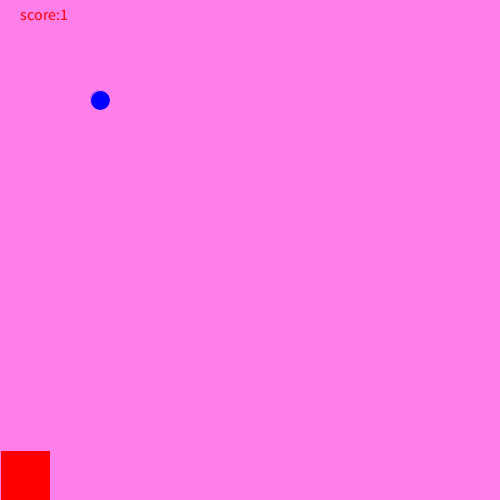
Frame 1 (no input)
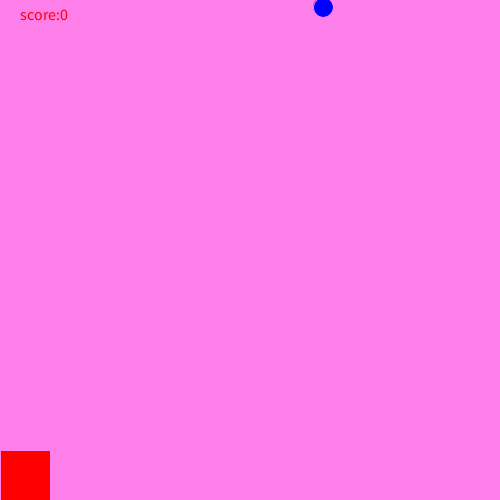
Frame 60 (the mouse pressed at the canvas centre just before this capture)
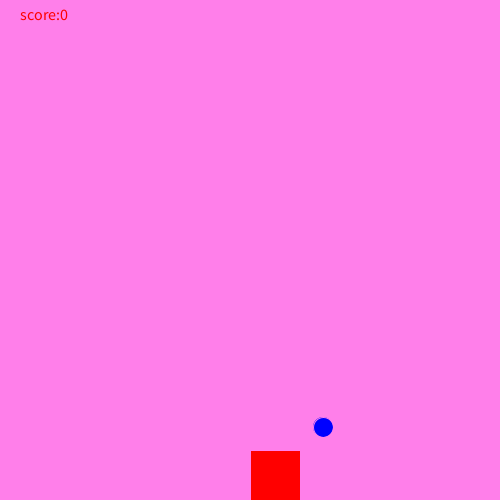
Frame 120 (the mouse held since frame 60 and released just before this capture)

The Processing sketch that drew these frames (run headless with seeded random() and noise(); from frame 60 on, the mouse is pressed at the canvas centre):

// Processing sketch: rain_game
// ── rain_game.pde
int y = 100;
int x = 100;
int speed = 7;
int score=1;
void setup() {
  size(500, 500);
}

void draw() {

  background(359, 127, 234);
  fill(359, 127, 234);
  stroke(359, 127, 234);
  fill(0, 0, 255);
  ellipse(x, y, 20, 20);
  y = y + speed;
  if (y > height) {
    y = 0; 
    checkCatch(x);
    x = (int)random(width);
  }
  fill(255, 0, 0);
  rect(mouseX, 450, 50, 50);
  println("Your score is now: " + score);

  fill(255, 0, 0);
  textSize(16);
  text("score:"+score, 20, 20);
}

void checkCatch(int x) {
  if (x > mouseX && x < mouseX+100)
    score++;
  else if (score > 0) 
    score--;
}
